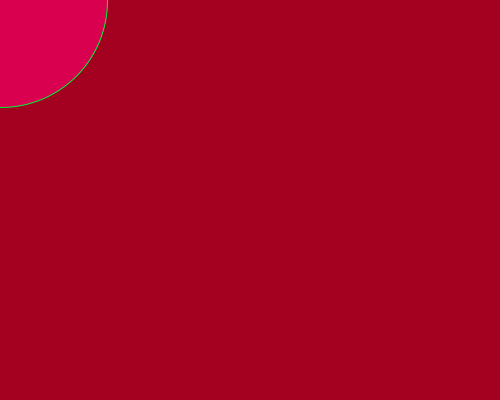
Frame 1 (no input)
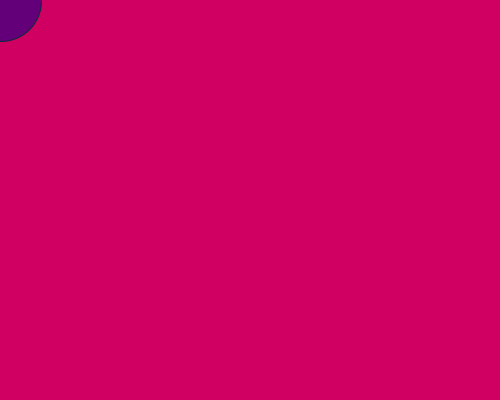
Frame 60 (the mouse pressed at the canvas centre just before this capture)
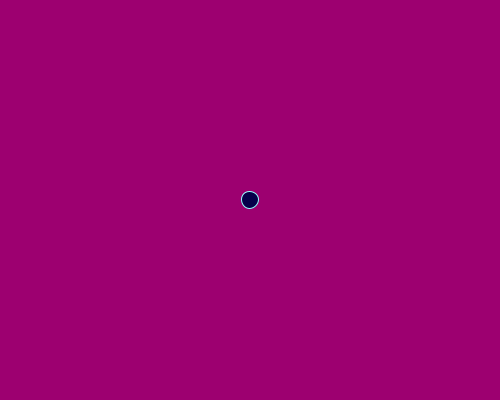
Frame 120 (the mouse held since frame 60 and released just before this capture)

The Processing sketch that drew these frames (run headless with seeded random() and noise(); from frame 60 on, the mouse is pressed at the canvas centre):

// Processing sketch: processing_159325
// ── processing_159325.pde

  // clicando vc altera a cor da linha de fora do circulo
  
  
  
  
   void setup (){
   size (500,400);

   smooth ();
  }
   void draw() {
     
               // background  (random (255),random (255),random (255));
               //Fade everything which is drawn
                noStroke();
                fill(255, 50);
                rect(0, 0, width, height);      
                background (random (255),0,random (120));
                float radius = 180 + 180 * sin( frameCount * 0.2f );
                // change color of circle paint depending on mouse button
                if (mousePressed)  {
                        stroke( random (255), 255, 255 );
                        fill( random (255),0,random (255) );
                }
                else { 
                        stroke( 0, random (255),random (255) );
                        fill( random (255), 0, random (255) );
                }
 
                // draw a circle where the mouse is located
                //for(int i = 0; i < 500; i +=2){  usar isso num pc bolado
                ellipse(mouseX, mouseY, radius, radius);
        }
   //}
